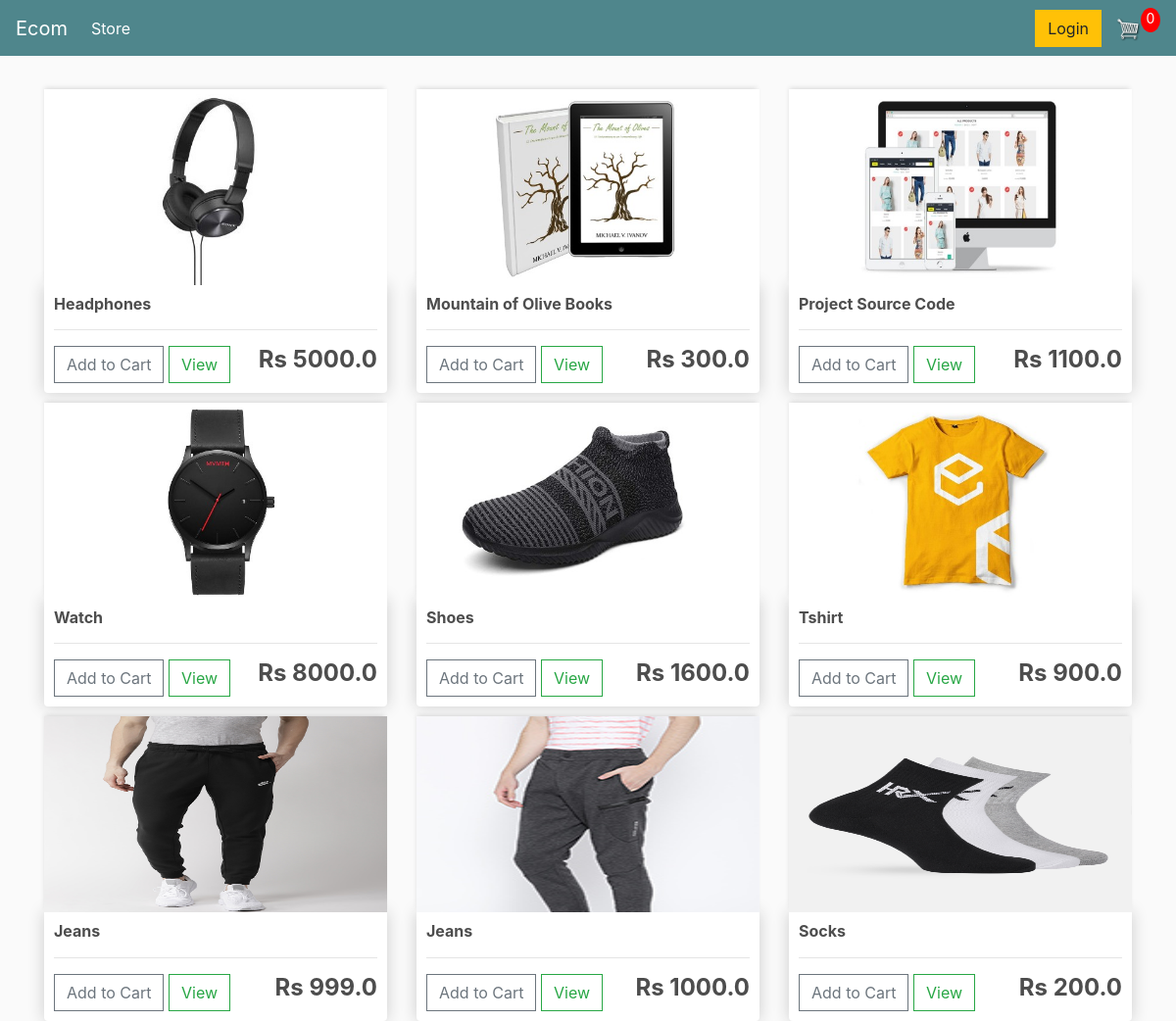
The page / on the database its author committed.
### store/models.py (models this page shows, shortened)
class Product(models.Model):
	name = models.CharField(max_length=200)
	price = models.FloatField()
	digital = models.BooleanField(default=False,null=True, blank=True)
	image = models.ImageField(null=True, blank=True)
	@property
	def imageURL(self):
		try:
			url = self.image.url
		except:
			url = ''
		return url

### store/views.py (the view)
# urls.py: path('', include('store.urls')),
def store(request):
	data = cartData(request)
	cartItems = data['cartItems']
	order = data['order']
	items = data['items']
	products = Product.objects.all()
	context = {'products':products, 'cartItems':cartItems}
	return render(request, 'store/store.html', context)

### store/utils.py (called while the page is built, shortened)
def cookieCart(request):
	try:
		cart = json.loads(request.COOKIES['cart'])
	except:
		cart = {}
		print('CART:', cart)
	items = []
	order = {'get_cart_total':0, 'get_cart_items':0, 'shipping':False}
	cartItems = order['get_cart_items']
	return {'cartItems':cartItems ,'order':order, 'items':items}

def cartData(request):
	if request.user.is_authenticated:
		customer = request.user.customer
		order, created = Order.objects.get_or_create(customer=customer, complete=False)
		items = order.orderitem_set.all()
		cartItems = order.get_cart_items
	else:
		cookieData = cookieCart(request)
		cartItems = cookieData['cartItems']
		order = cookieData['order']
		items = cookieData['items']
	return {'cartItems':cartItems ,'order':order, 'items':items}

### store/templates/store/store.html
{% extends 'store/main.html' %}
{% load static %}
{% block content %}
	<div class="row">
		{% for product in products %}
		<div class="col-lg-4">
			<img class="thumbnail" src="{{product.imageURL}}">
			<div class="box-element product">
				<h6><strong>{{product.name}}</strong></h6>
				<hr>
				<button data-product="{{product.id}}" data-action="add" class="btn btn-outline-secondary add-btn update-cart">Add to Cart</button>
				<a class="btn btn-outline-success" href="#">View</a>
				<h4 style="display: inline-block; float: right"><strong>Rs {{product.price}}</strong></h4>
			</div>
		</div>
		{% endfor %}
	</div>
{% endblock content %}

### store/templates/store/main.html (shortened to what this page needs)
<!DOCTYPE html>
{% load static %}
<html>
<head>
  <link rel="stylesheet" href="https://stackpath.bootstrapcdn.com/bootstrap/4.4.1/css/bootstrap.min.css">
  <link rel="stylesheet" type="text/css" href="{% static 'css/main.css' %}">
</head>
<body>
  <nav class="navbar navbar-expand-lg navbar-dark bg-dark">
    <a class="navbar-brand" href="{% url 'store' %}">Ecom</a>
    <div class="collapse navbar-collapse" id="navbarSupportedContent">
      <ul class="navbar-nav mr-auto">
        <li class="nav-item active">
          <a class="nav-link" href="{% url 'store' %}">Store <span class="sr-only">(current)</span></a>
        </li>
      </ul>
      <div class="form-inline my-2 my-lg-0">
        <a href="#"class="btn btn-warning">Login</a>
        <a href="{% url 'cart' %}">
          <img  id="cart-icon" src="{% static 'images/cart.png' %}">
        </a>
        <p id="cart-total">{{cartItems}}</p>
      </div>
    </div>
  </nav>
     <div class="container">
            <br>
            {% block content %}
            {% endblock content %}
         </div>
</body>
</html>

### static/css/main.css (style rules this page uses)
body { background-color: hsl(0, 0%, 98%); }
h1,h2,h3,h4,h5,h6 { color:hsl(0, 0%, 30%); }
.box-element { box-shadow:hsl(0, 0%, 80%) 0 0 16px; background-color: #fff; border-radius: 4px; padding: 10px; }
.thumbnail { width: 100%; height: 200px; -webkit-box-shadow: -1px -3px 5px -2px rgba(214,214,214,1); -moz-box-shadow: -1px -3px 5px -2px rgba(214,214,214,1); box-shadow: -1px -3px 5px -2px rgba(214,214,214,1); }
.product { border-radius: 0 0 4px 4px; }
.bg-dark { background-color: #4f868c!important; }
#cart-icon { width:25px; display: inline-block; margin-left: 15px; }
#cart-total { display: block; text-align: center; color:#fff; background-color: red; width: 20px; height: 25px; border-radius: 50%; font-size: 14px; }
.col-lg-4, .col-lg-6, .col-lg-8, .col-lg-12 { margin-top: 10px; }
.btn { border-radius: 0; }

### rows shown on the page
Product: imageURL (picture), name "Headphones", price "5000.0"
Product: imageURL (picture), name "Mountain of Olive Books", price "300.0"
Product: imageURL (picture), name "Project Source Code", price "1100.0"
Product: imageURL (picture), name "Watch", price "8000.0"
Product: imageURL (picture), name "Shoes", price "1600.0"
Product: imageURL (picture), name "Tshirt", price "900.0"
Product: imageURL (picture), name "Jeans", price "999.0"
Product: imageURL (picture), name "Jeans", price "1000.0"
Product: imageURL (picture), name "Socks", price "200.0"

### other values the page prints
{{ cartItems }} "0"
